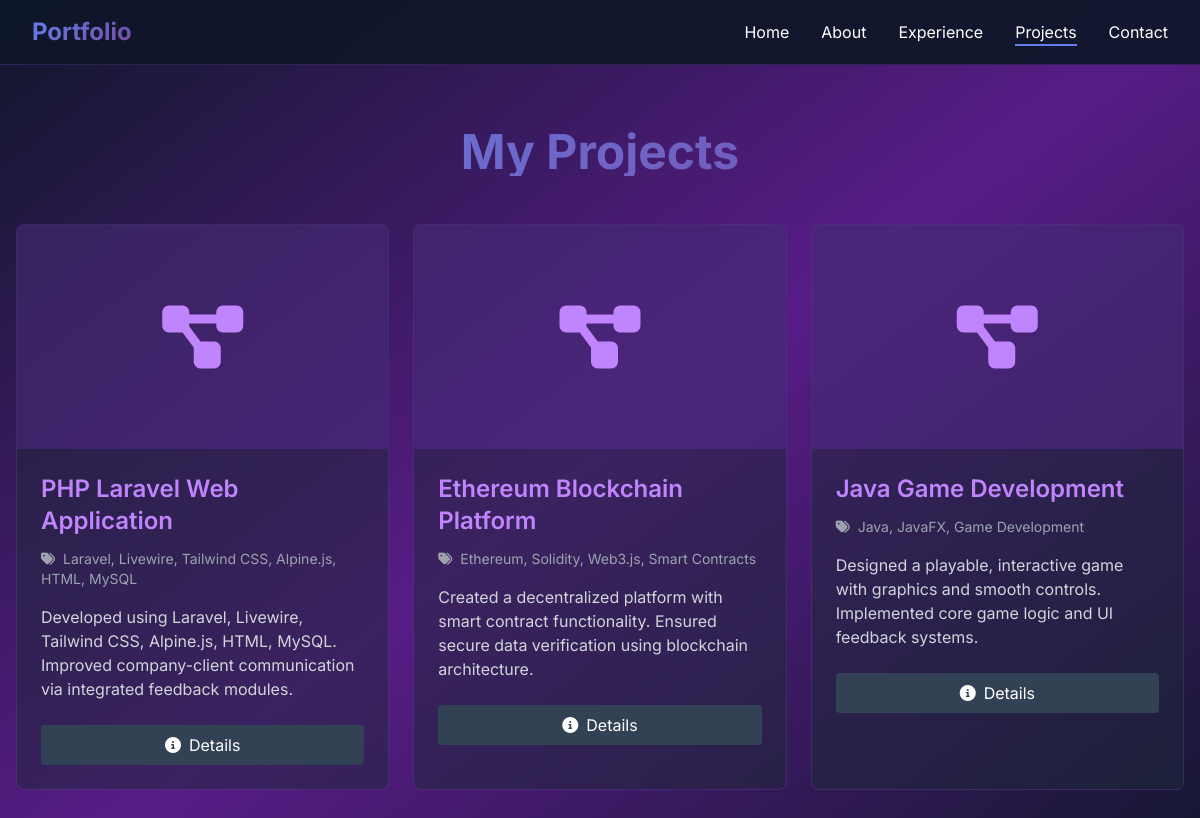
The page /projects/ on the database as committed earlier.
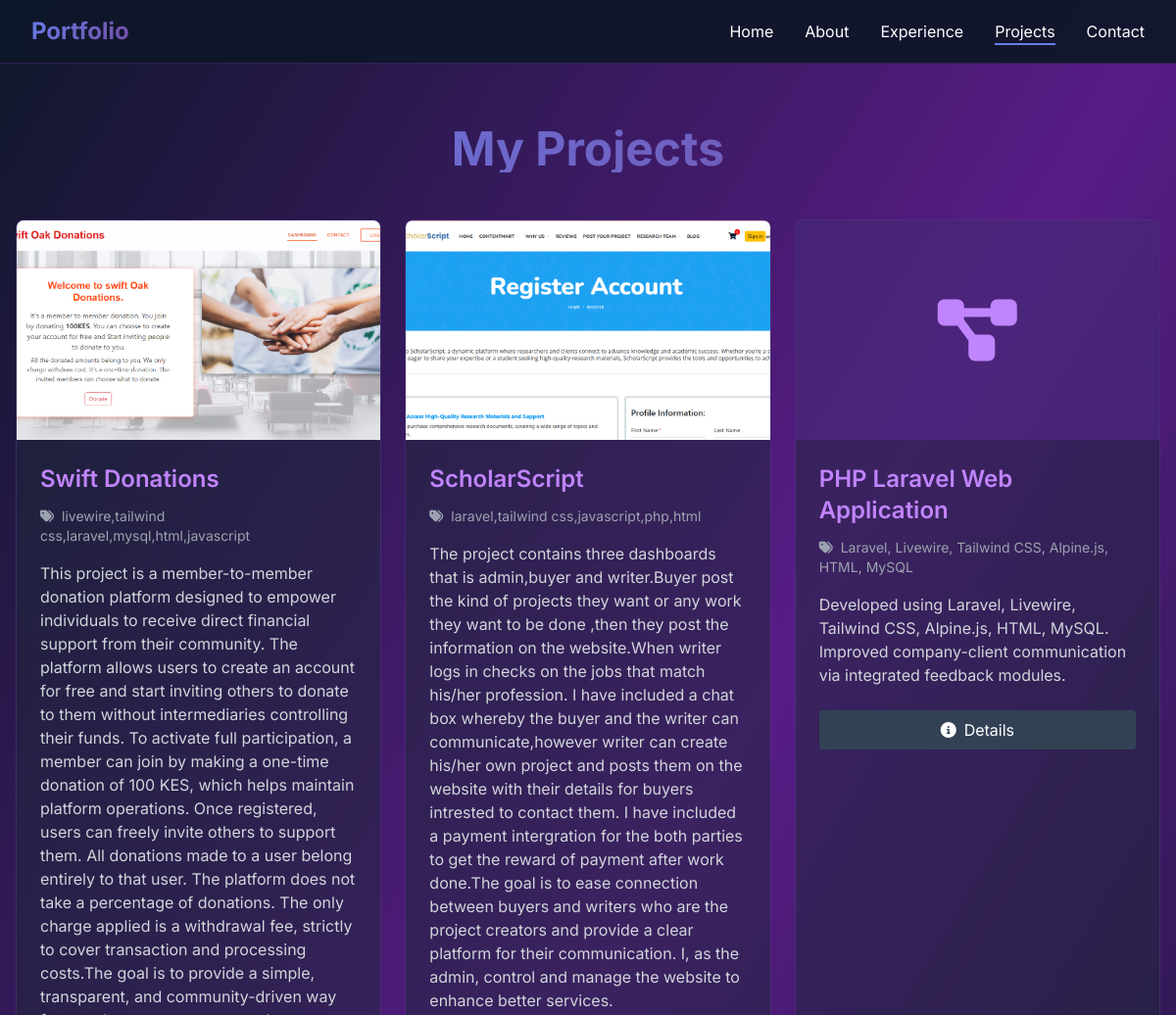
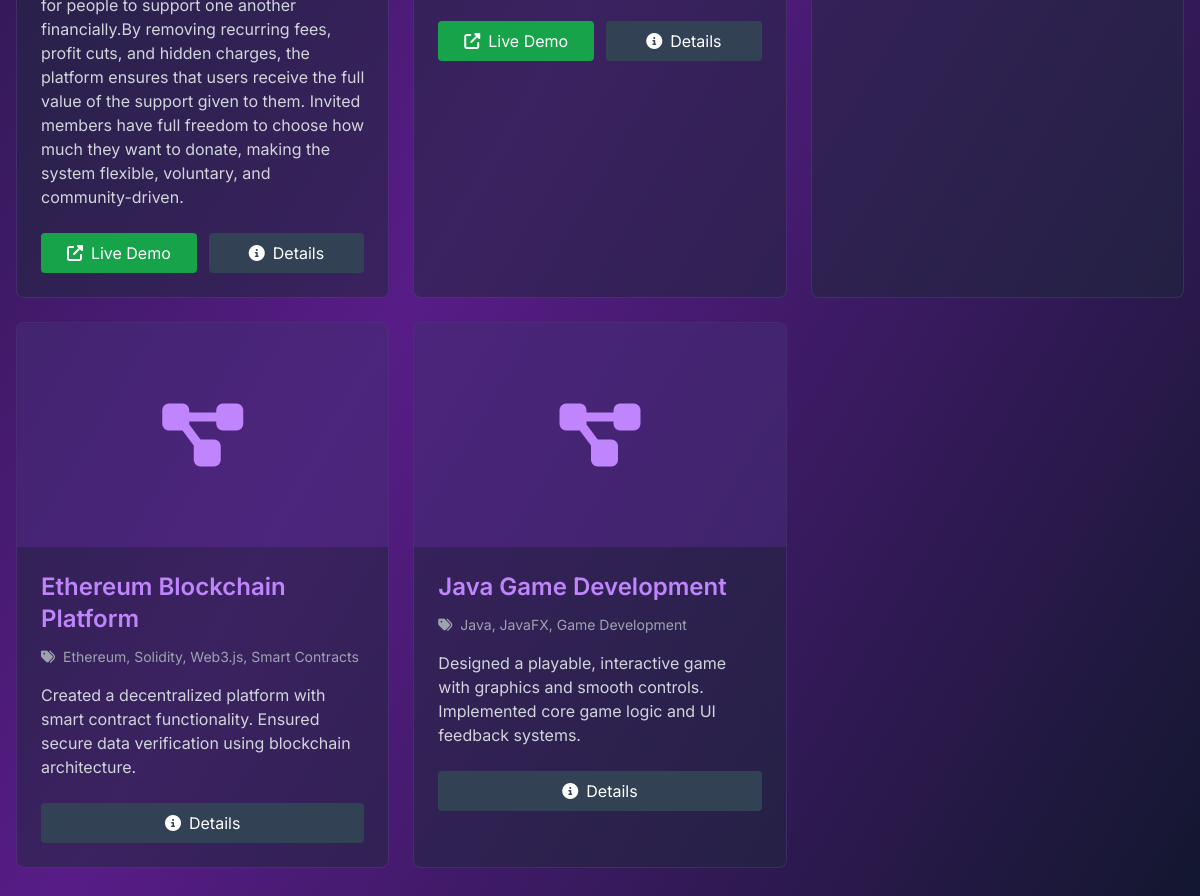
The same page on the database as committed later (2 pictures, top to bottom).
### portfolio/models.py (models this page shows, shortened)
class Project(models.Model):
    title = models.CharField(max_length=200)
    description = models.TextField()
    technologies = models.CharField(max_length=300)
    github_url = models.URLField(blank=True, null=True)
    live_url = models.URLField(blank=True, null=True)
    featured = models.BooleanField(default=False)
    order = models.IntegerField(default=0)
    image = models.ImageField(upload_to='projects/', blank=True, null=True)
    created_at = models.DateTimeField(auto_now_add=True)
    class Meta:
        ordering = ['order', '-created_at']
        verbose_name = 'Project'
        verbose_name_plural = 'Projects'

### portfolio/views.py (the view)
# urls.py: path('projects/', views.projects_list, name='projects'),
def projects_list(request):
    projects = Project.objects.all()
    if request.GET.get('featured') == 'true':
        projects = projects.filter(featured=True)
    paginator = Paginator(projects, 9)
    page_number = request.GET.get('page')
    page_obj = paginator.get_page(page_number)
    context = {
        'page_obj': page_obj,
        'projects': page_obj.object_list,
    }
    return render(request, 'portfolio/projects.html', context)

### portfolio/templates/portfolio/projects.html (shortened to what this page needs)
{% extends 'portfolio/base.html' %}
{% block content %}
<section class="pt-32 pb-20 px-4">
    <div class="max-w-7xl mx-auto">
        <h1 class="text-5xl font-bold mb-12 text-center gradient-text">My Projects</h1>
        <div class="grid md:grid-cols-2 lg:grid-cols-3 gap-6 mb-12">
            {% for project in projects %}
            <div class="bg-slate-800/50 rounded-lg border border-purple-500/20 overflow-hidden card-hover">
                {% if project.image %}
                <img src="{{ project.image.url }}" alt="{{ project.title }}" class="w-full h-56 object-cover">
                {% else %}
                <div class="w-full h-56 bg-purple-600/20 flex items-center justify-center">
                    <i class="fas fa-project-diagram text-7xl text-purple-400"></i>
                </div>
                {% endif %}
                <div class="p-6">
                    <h3 class="text-2xl font-semibold mb-3 text-purple-400">{{ project.title }}</h3>
                    <p class="text-sm text-gray-400 mb-4">
                        <i class="fas fa-tags mr-2"></i>{{ project.technologies }}
                    </p>
                    <p class="text-gray-300 mb-6">{{ project.description }}</p>
                    <div class="flex gap-3">
                        {% if project.live_url %}
                        <a href="{{ project.live_url }}" target="_blank" class="flex-1 bg-green-600 hover:bg-green-700 px-4 py-2 rounded text-center transition-colors">
                            <i class="fas fa-external-link-alt mr-2"></i>Live Demo
                        </a>
                        {% endif %}
                        <a href="{% url 'portfolio:project_detail' project.pk %}" class="flex-1 bg-slate-700 hover:bg-slate-600 px-4 py-2 rounded text-center transition-colors">
                            <i class="fas fa-info-circle mr-2"></i>Details
                        </a>
                    </div>
                </div>
            </div>
            {% endfor %}
        </div>
    </div>
</section>
{% endblock %}

Rows that differ between the two databases and show on the page:
added Project: image (picture), title "Swift Donations", technologies "livewire,tailwind css,laravel,mysql,html,javascript", description "This project is a member-to-member donation platform designed to empower individuals to receive direct financial support from their community. The platform allows users to create an account for free and start inviting others to donate to them without intermediaries controlling their funds. To activate full participation, a member can join by making a one-time donation of 100 KES, which helps maintain platform operations. Once registered, users can freely invite others to support them. All donations made to a user belong entirely to that user. The platform does not take a percentage of donations. The only charge applied is a withdrawal fee, strictly to cover transaction and processing…"
added Project: image (picture), title "ScholarScript", technologies "laravel,tailwind css,javascript,php,html", description "The project contains three dashboards that is admin,buyer and writer.Buyer post the kind of projects they want or any work they want to be done ,then they post the information on the website.When writer logs in checks on the jobs that match his/her profession. I have included a chat box whereby the buyer and the writer can communicate,however writer can create his/her own project and posts them on the website with their details for buyers intrested to contact them. I have included a payment intergration for the both parties to get the reward of payment after work done.The goal is to ease connection between buyers and writers who are the project creators and provide a clear platform for…"
